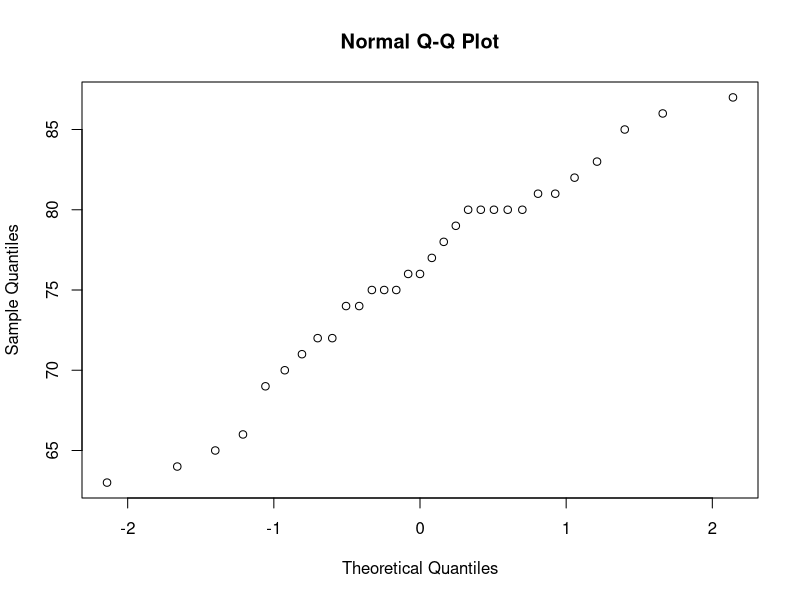
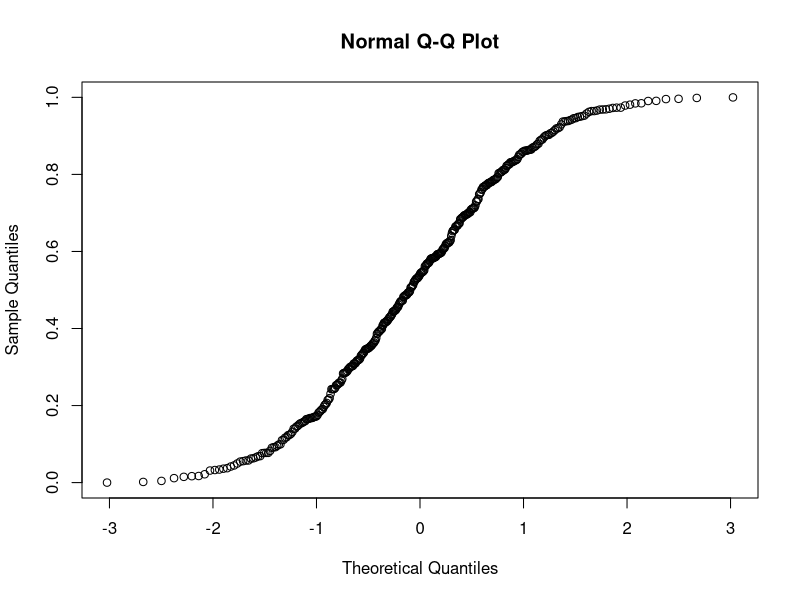
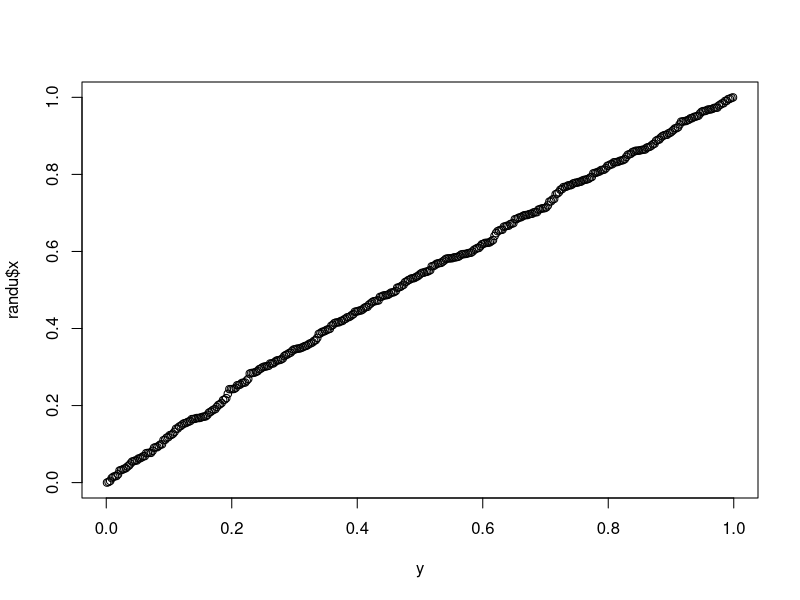
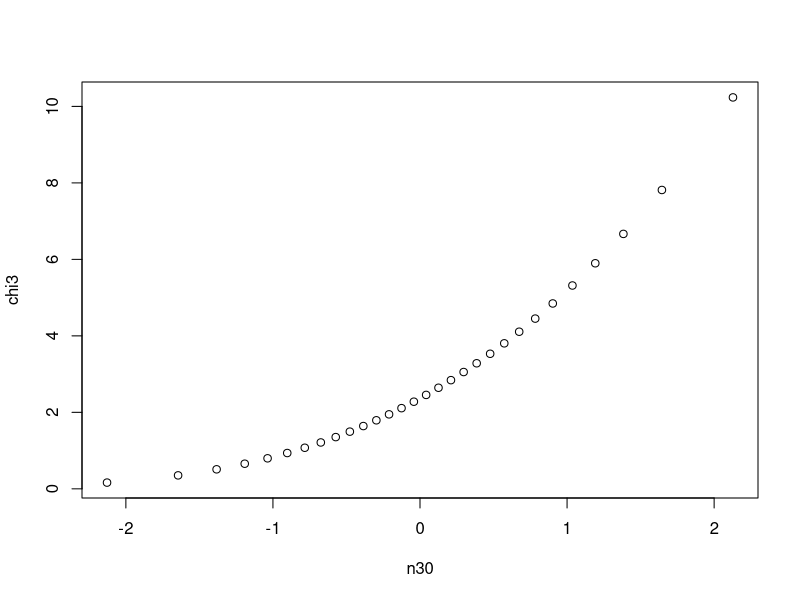
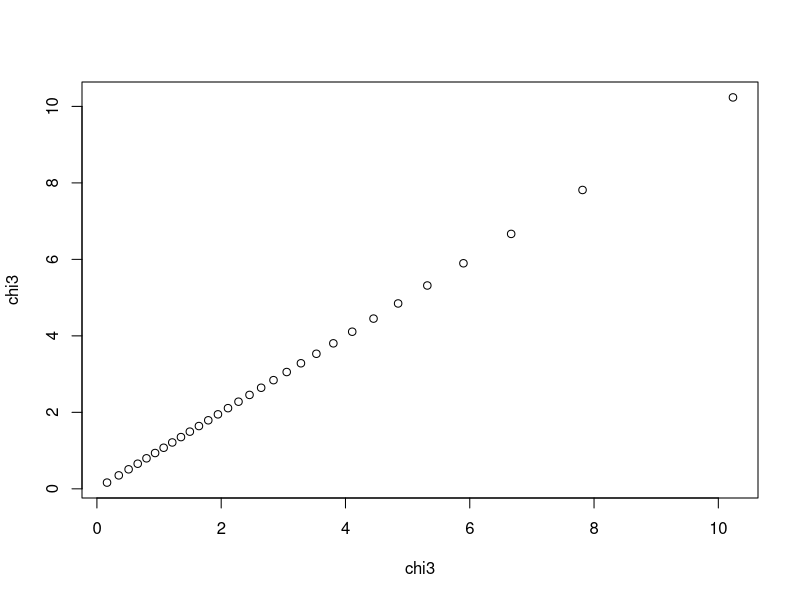
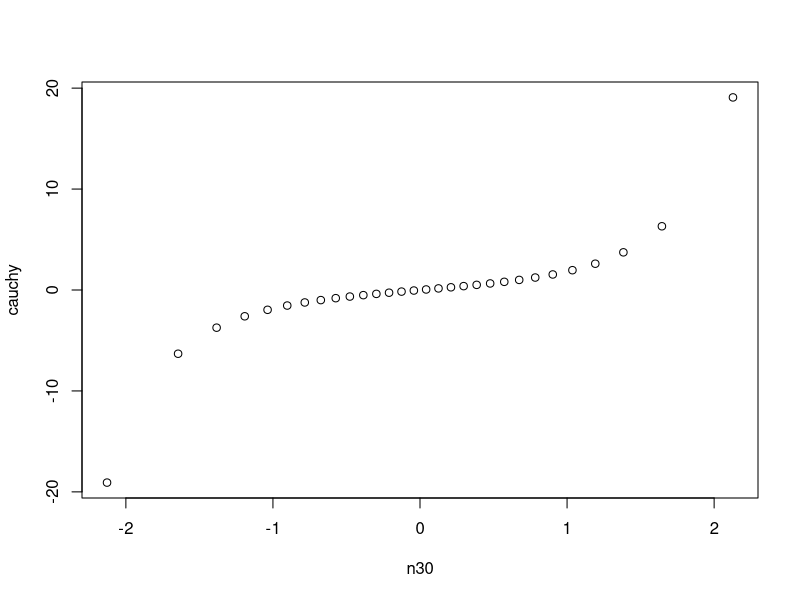
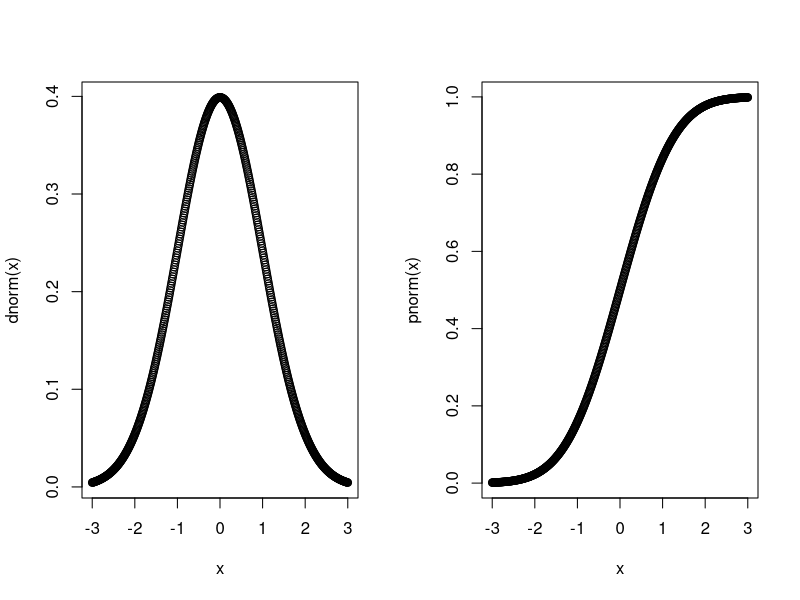
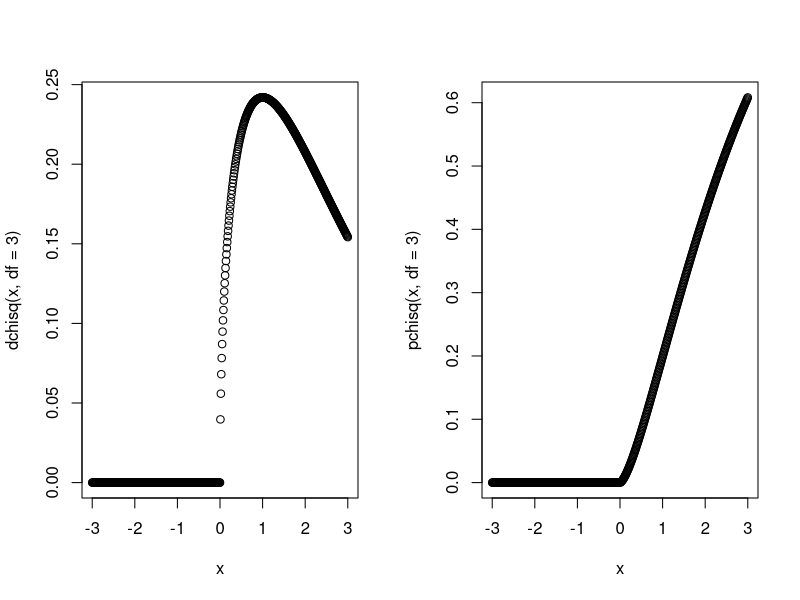

R code for these plots, in order:
##-----Gráficos Quantil Quantil (qqnorm y qqplot)-----

s <- seq(0.01, 0.99, 0.01)
s
qn <- qnorm(s) #qnorm() distribución normal de los quantiles(si no le indicamos lo contrairo usa la gaussiana)
qn
df <- data.frame(p = s, q = qn) #p de percentiles

#Generamos 200 muestras sobre la normal con rnorm(), r de random
sample <- rnorm(200)
sample
quantile(sample, probs = s) #nos muestra los cuantiles con probabilidades dada por la secuencia s


#qqnorm
trees #data set que viene ya en R
par(mfrow=c(1,1))
qqnorm(trees$Height)

qqnorm(randu$x)

#qqplot
randu #dataset de R
n <- length(randu$x) #también se podría con la y o la z
n
y <- qunif(ppoints(n)) #creamos una distribución uniforme de n puntos
y
qqplot(y, randu$x)



chi3 <- qchisq(ppoints(30), df = 3)#quantiles Chi square(qchsq())
n30  <- qnorm(ppoints(30))
qqplot(n30, chi3)

qqplot(chi3, chi3)

cauchy <- qcauchy(ppoints(30))#quantiles de cauchy
qqplot(n30, cauchy)


par(mfrow=c(1,2))
x <- seq(-3, 3, 0.01)
plot(x, dnorm(x))
plot(x, pnorm(x))

plot(x, dchisq(x, df=3))
plot(x, pchisq(x, df=3))

plot(x, dcauchy(x))
plot(x, pcauchy(x))
